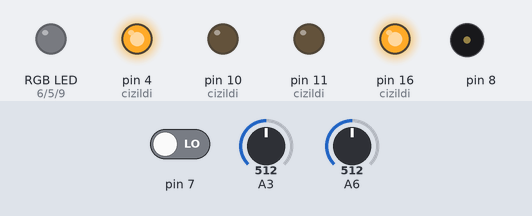
A sketch run on a simulated Arduino Nano, built with avr-gcc and run on an emulated ATmega328P. Parts: an RGB LED mixed from three pins (HIGH = lit), output pins drawn as LEDs (lit = HIGH), buzzer (waves = sounding). Dashed ring = blinking. The inputs (shaded band) are chosen by the test bench; at power-on: A6 = 512, pin 7 LOW, A3 = 512. What the sketch prints to the serial monitor is not drawn.

Above: at 11.0 s.
11.1 s: A6 set to 105
14.1 s: A6 set to 92
At 14.5 s:
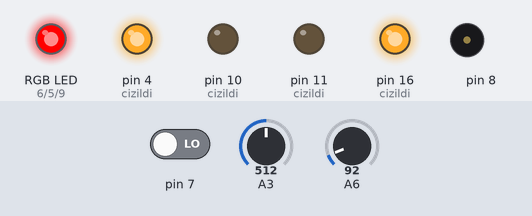
15.6 s: pin 7 driven HIGH
At 23.6 s:
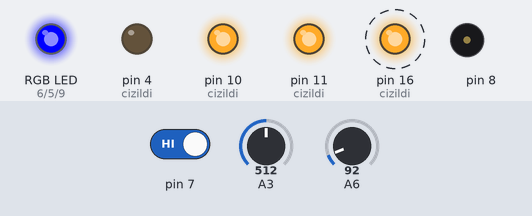
At 25.3 s:
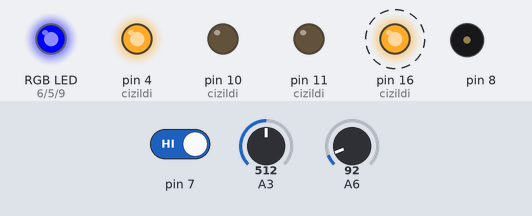
Timing chart, 0 to 27.3 s (numbered marks = the images above; inputs shaded):
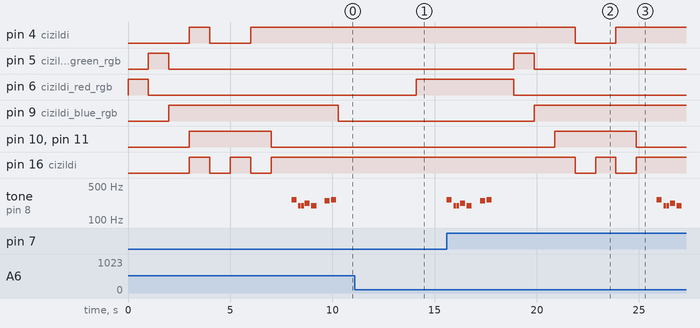

Measured:
- the behaviour switches between 100 and 99 on A6 (found by bisection; images 0 and 1)
- after the input at 14.1 s, pin 6 (cizildi_red_rgb): LOW → HIGH at once
- after the input at 15.6 s, pin 4 (cizildi): HIGH → LOW after 6.3 s, → HIGH 2.0 s later; pin 5 (cizildi_green_rgb): LOW → HIGH after 3.3 s, → LOW 1.0 s later; pin 6 (cizildi_red_rgb): HIGH → LOW after 3.3 s; pin 9 (cizildi_blue_rgb): LOW → HIGH after 4.3 s; pin 10 (cizildi), pin 11 (cizildi): LOW → HIGH after 5.3 s, → LOW 4.0 s later
- by itself, pin 16 (cizildi): alternates HIGH for 1.0 s and LOW for 1.0 s, 5 changes in all, then stays HIGH
- by itself, tone on pin 8: plays 262 Hz for 0.25 s, 196 Hz for 0.13 s, 196 Hz for 0.13 s, 220 Hz for 0.25 s, 196 Hz for 0.25 s, 247 Hz for 0.25 s … (7 notes in this stretch)

The sketch:

test_v1.1.ino
```cpp
#include "demo.h"
#include "pitches.h"

DemoClass demo;

int melody[] = {
  NOTE_C4, NOTE_G3, NOTE_G3, NOTE_A3, NOTE_G3, 0, NOTE_B3, NOTE_C4
};

// note durations: 4 = quarter note, 8 = eighth note, etc.:
int noteDurations[] = {
  4, 8, 8, 4, 4, 4, 4, 4
};

void setup()
{
  pinMode(8, OUTPUT);
  pinMode(7, INPUT);
  Serial.begin(115200);
}

int line = 0;
void loop()
{
  demo.ledcolor(255, 0, 0);
  delay(1000);
  demo.ledcolor(0, 255, 0);
  delay(1000);
  demo.ledcolor(0, 0, 255);
  delay(1000);

  demo.move(1, 255);
  delay(1000);
//  demo.move(1, 0);
//  delay(100);
  demo.move(2, 255);
  delay(1000);
//  demo.move(1, 0);
//  delay(100);
  demo.move(3, 255);
  delay(1000);
//  demo.move(1, 0);
//  delay(100);
  demo.move(4, 255);
  delay(1000);

  //  demo.motor(2,255);
  //  delay(500);
  //  demo.motor(2,-255);
  //  delay(500);
  demo.move(1, 0);
  delay(1000);


  for (int thisNote = 0; thisNote < 8; thisNote++) {
    int noteDuration = 1000 / noteDurations[thisNote];
    tone(8, melody[thisNote], noteDuration);
    int pauseBetweenNotes = noteDuration * 1.30;
    delay(pauseBetweenNotes);
    // stop the tone playing:
    noTone(8);
  }

  while (1)
  {
    line = demo.linesensor();
    switch (line)
    {
      case 1:
        demo.ledcolor(255, 0, 0);
        Serial.println("1");
        break;

      case 2:
        demo.ledcolor(0, 0, 255);
        Serial.println("2");
        break;

      case 3:
        demo.ledcolor(0, 255, 0);
        Serial.println("3");
        break;

      default :
        demo.ledcolor(0, 0, 0);
        Serial.println("default");
    }

    if (digitalRead(7) == 1)
    {
      break;
    }
  }

  for (int thisNote = 0; thisNote < 8; thisNote++) {
    int noteDuration = 1000 / noteDurations[thisNote];
    tone(8, melody[thisNote], noteDuration);
    int pauseBetweenNotes = noteDuration * 1.30;
    delay(pauseBetweenNotes);
    // stop the tone playing:
    noTone(8);
  }

}
```

demo.cpp
```cpp
#include "demo.h"
int trig = 12;
int echo = 13;
DemoClass::DemoClass(){
	pinMode(trig,OUTPUT); //cizildi
	pinMode(echo,INPUT); //cizildi
	pinMode(16, OUTPUT); //cizildi
	pinMode(9, OUTPUT); //cizildi blue rgb
	pinMode(4, OUTPUT); //cizildi
	pinMode(5, OUTPUT); //cizildi green rgb
	pinMode(6, OUTPUT); //cizildi red rgb
	pinMode(10, OUTPUT); //cizildi
	pinMode(11, OUTPUT); //cizildi
  level = 0;
	distance = 0;
	duration = 0;
	line_left = 0;
	line_right = 0;

}

double DemoClass::distancesensor(){
	digitalWrite(trig, LOW);
	delayMicroseconds(2);
	digitalWrite(trig, HIGH);
	delayMicroseconds(10);
	digitalWrite(trig, LOW);
	duration = pulseIn(echo, HIGH);
	distance = duration / 58.2;
	delay(50);
	return distance;
}
int DemoClass::linesensor(){
	line_left = analogRead(A3);
	line_right = analogRead(A6);
	if (line_left < 100 && line_right < 100){
		return 3;
	}
	else if (line_left < 100 && line_right > 100){
		return 2;
	}
	else if (line_left > 100 && line_right < 100){
		return 1;
	}
	else {
		return 0;
	}
}
void DemoClass::ledcolor(int red, int green, int blue){
	analogWrite(9, blue);
	analogWrite(5, green);
	analogWrite(6, red);

}
void DemoClass::motor(int motor_id, int speed){
	if (motor_id == 1) {
		if (speed < 0) {
			digitalWrite(16, LOW);
			speed = -speed;
		}
		else if (speed > 0){
			digitalWrite(16, HIGH);
		}
		else {
			digitalWrite(16, LOW);
		}
		analogWrite(10, speed);
	}
	if (motor_id == 2) {
		if (speed < 0) {
			digitalWrite(4, LOW);
			speed = -speed;
		}
		else if (speed > 0){
			digitalWrite(4, HIGH);
		}
		else {
			digitalWrite(4, LOW);
		}
		analogWrite(11, speed);
	}
}
void DemoClass::move(int direction, int speed){
	if (direction == 1){
		digitalWrite(16, HIGH);
		digitalWrite(4, HIGH);
	}else if(direction == 2){
		digitalWrite(16, LOW);
		digitalWrite(4, LOW);
	}else if(direction == 3){
		digitalWrite(16, HIGH);
		digitalWrite(4, LOW);
	}else if(direction == 4){
		digitalWrite(16, LOW);
		digitalWrite(4, HIGH);
	}
	analogWrite(10, speed);
  analogWrite(11, speed);
}
bool DemoClass::joystick(int data){
	if(data==1){
		if(analogRead(A0)>650){
			return true;
		}
		else return false;
	}
	else if(data==2){
		if(analogRead(A0)<350){
			return true;
		}
		else return false;

	}
	else if(data==3){
		if(analogRead(A1)>650){
			return true;
		}
		else return false;
	}
	else{
		if(analogRead(A1)<350){
			return true;
		}
		else return false;
	}

}
```

demo.h
```cpp
#ifndef demo_h
#define demo_h

#include <Arduino.h>
///@brief Class for DemoClass
class DemoClass
{
	public:
		DemoClass();
		double distancesensor();
		int linesensor();
		bool joystick(int data);

		void move(int direction, int speed);
		void motor(int motor_id, int speed);
		void ledcolor(int red, int green, int blue);
	private:
		int level;
		int line_left;
		int line_right;
		double distance;
		long duration;
};

#endif
```

pitches.h
```cpp
#define NOTE_B0  31
#define NOTE_C1  33
#define NOTE_CS1 35
#define NOTE_D1  37
#define NOTE_DS1 39
#define NOTE_E1  41
#define NOTE_F1  44
#define NOTE_FS1 46
#define NOTE_G1  49
#define NOTE_GS1 52
#define NOTE_A1  55
#define NOTE_AS1 58
#define NOTE_B1  62
#define NOTE_C2  65
#define NOTE_CS2 69
#define NOTE_D2  73
#define NOTE_DS2 78
#define NOTE_E2  82
#define NOTE_F2  87
#define NOTE_FS2 93
#define NOTE_G2  98
#define NOTE_GS2 104
#define NOTE_A2  110
#define NOTE_AS2 117
#define NOTE_B2  123
#define NOTE_C3  131
#define NOTE_CS3 139
#define NOTE_D3  147
#define NOTE_DS3 156
#define NOTE_E3  165
#define NOTE_F3  175
#define NOTE_FS3 185
#define NOTE_G3  196
#define NOTE_GS3 208
#define NOTE_A3  220
#define NOTE_AS3 233
#define NOTE_B3  247
#define NOTE_C4  262
#define NOTE_CS4 277
#define NOTE_D4  294
#define NOTE_DS4 311
#define NOTE_E4  330
#define NOTE_F4  349
#define NOTE_FS4 370
#define NOTE_G4  392
#define NOTE_GS4 415
#define NOTE_A4  440
#define NOTE_AS4 466
#define NOTE_B4  494
#define NOTE_C5  523
#define NOTE_CS5 554
#define NOTE_D5  587
#define NOTE_DS5 622
#define NOTE_E5  659
#define NOTE_F5  698
#define NOTE_FS5 740
#define NOTE_G5  784
#define NOTE_GS5 831
#define NOTE_A5  880
#define NOTE_AS5 932
#define NOTE_B5  988
#define NOTE_C6  1047
#define NOTE_CS6 1109
#define NOTE_D6  1175
#define NOTE_DS6 1245
#define NOTE_E6  1319
#define NOTE_F6  1397
#define NOTE_FS6 1480
#define NOTE_G6  1568
#define NOTE_GS6 1661
#define NOTE_A6  1760
#define NOTE_AS6 1865
#define NOTE_B6  1976
#define NOTE_C7  2093
#define NOTE_CS7 2217
#define NOTE_D7  2349
#define NOTE_DS7 2489
#define NOTE_E7  2637
#define NOTE_F7  2794
#define NOTE_FS7 2960
#define NOTE_G7  3136
#define NOTE_GS7 3322
#define NOTE_A7  3520
#define NOTE_AS7 3729
#define NOTE_B7  3951
#define NOTE_C8  4186
#define NOTE_CS8 4435
#define NOTE_D8  4699
#define NOTE_DS8 4978
```
